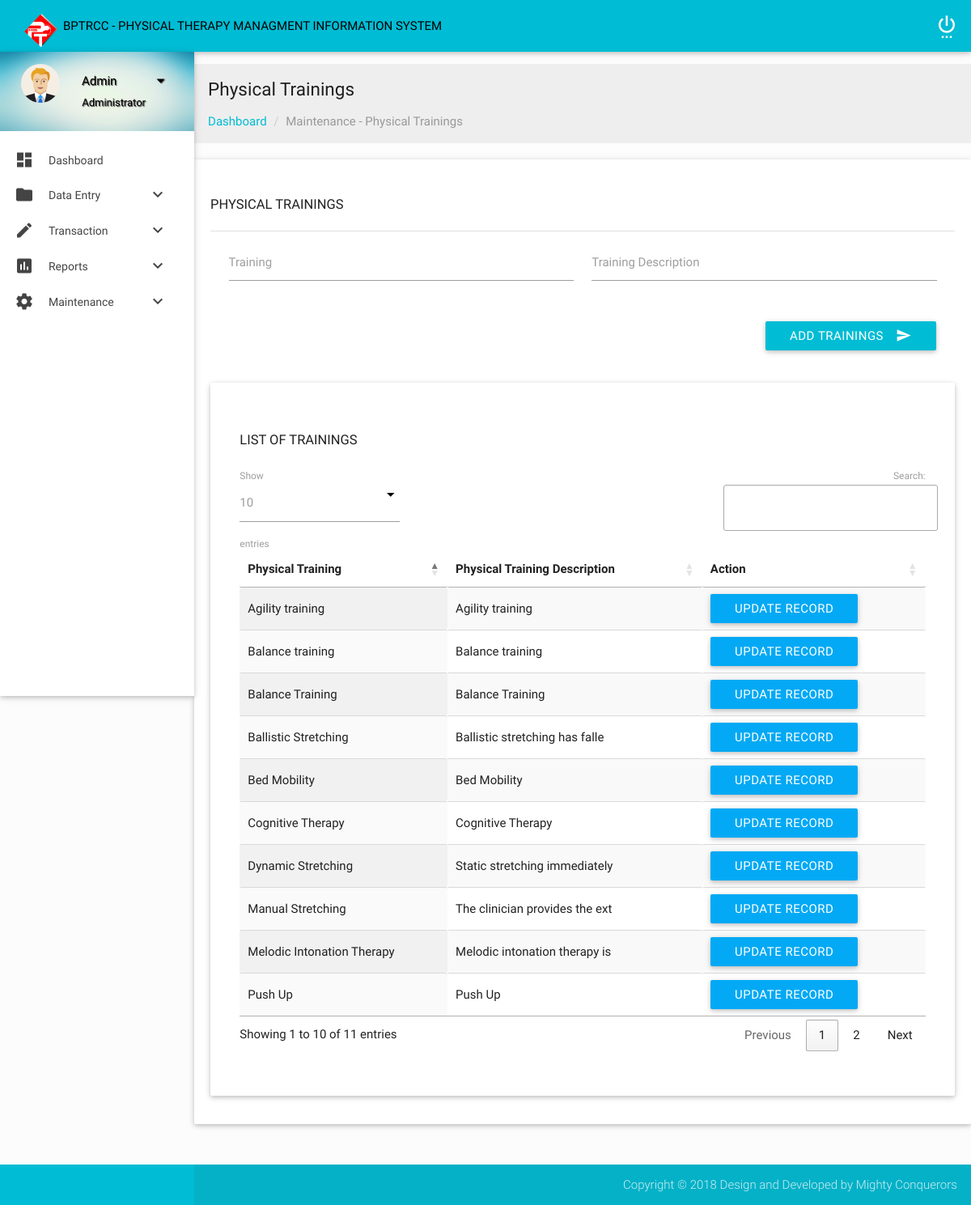
/admin/training.php, run on the app's committed database.
### tables this page shows
CREATE TABLE `training` (
  `training_ID` int(11) NOT NULL AUTO_INCREMENT,
  `training_Name` varchar(30) NOT NULL,
  `training_Desc` varchar(30) NOT NULL,
  PRIMARY KEY (`training_ID`)
);

### admin/training.php (the view, shortened to what this page needs)
<?php include("header.php"); ?>
            <section class="section">
                <div id="breadcrumbs-wrapper" class=" grey lighten-3">
                  <div class="container">
                    <div class="row">
                      <div class="col s12 m12 l12">
                        <h5 class="breadcrumbs-title">Physical Trainings</h5>
                        <ol class="breadcrumb">
                            <li><a href="index.html">Dashboard</a></li>
                            <li class="active">Maintenance - Physical Trainings</li>
                        </ol>
                      </div>
                    </div>
                  </div>
                </div>
                <?php include_once("config.php"); ?>
                 <div class="card-panel">
                    <h4 class="header2">Physical Trainings</h4>
                        <div class="divider"></div>
                        <div class="row">
                            <form class="col s12" action="trainingActionAdd.php" method="post">
                                <div class="row">
                                    <div class="input-field col s6">
                                        <input id="TrainingName" type="text" name="TrainingName" required>
                                        <label for="TrainingName">Training</label>
                                    </div>
                                    <div class="input-field col s6">
                                        <input id="TrainingDesc" type="text" name="TrainingDesc" required>
                                        <label for="TrainingDesc">Training Description</label>
                                    </div>
                                </div>
                                <div class="row">
                                        <div class="input-field col s12">
                                            <button class="btn cyan waves-effect waves-light right" type="submit" name="Submit">Add Trainings<i class="mdi-content-send right"></i></button>
                                        </div>
                                </div>
                       </form>
                </div>
                <div class="card-panel">
                    <div class="container">
                        <div class="section">
                            <div id="table-datatables">
                                <h4 class="header2">List of Trainings</h4>
                                    <div class="row">
                                        <div class="col s12 m8 l12">
                                            <table id="data-table-simple" class="responsive-table display" cellspacing="0">
                                                <thead>
                                                    <tr>
                                                        <th>Physical Training</th>
                                                        <th>Physical Training Description</th>
                                                        <th>Action</th>
                                                    </tr>
                                                </thead>
                                                <tbody>
                                                    <?php
                                                    $result = mysqli_query($mysqli, "SELECT * FROM training ORDER BY training_ID DESC");
                                                    while ($res = mysqli_fetch_array($result)) { ?>
                                                <tr>
                                                    <td><?php echo $res['training_Name']; ?></td>
                                                    <td><?php echo $res['training_Desc']; ?></td>
                                                    <td><button href="#edit<?php echo $res['training_ID']; ?>" data-toggle="modal" class="waves-effect waves-light modal-trigger light-blue btn"><span class="glyphicon glyphicon-edit"></span> Update Record</button>
                                                        <?php include("trainingButton.php"); }?>
                                                    </td>
                                                </tr>
                                                </tbody>
                                            </table>
                                        </div>
                                    </div>
                            </div>
                        </div>
                    </div>
                </div>
            </section>
        </div>
    </div>
    <footer class="page-footer">
        <div class="footer-copyright">
            <div class="container">
                <span class="right">  Copyright © 2018 Design and Developed by Mighty Conquerors</span>
            </div>
        </div>
    </footer>
</body>
</html>

### admin/css/style.css (style rules this page uses)
body { background-color: #fcfcfc; }
#main, footer { padding-left: 240px; }
.container { padding: 0 0.5rem; margin: 0 auto; max-width: 100% !important; width: 98%; }
@media only screen and (min-width: 601px) { .container { width: 98%; } }
@media only screen and (min-width: 993px) { .container { width: 98%; } }
h4.header2 { font-size: 1.1rem; font-weight: 400; text-transform: uppercase; }
.breadcrumb { padding: 0px; margin: 15px 0px; list-style: none; }
.breadcrumbs-title { font-size: 1.5rem; line-height: 1.804rem; margin: 18px 0px 0px 0px; }
.breadcrumb > li { display: inline-block; }
.breadcrumb a { color: #00bcd4; }
.breadcrumb .active { font-weight: normal; color: #999; }
.breadcrumb > li + li:before { padding: 0 5px; color: #ccc; content: "/\00a0"; }
#flotchart td, th { padding: 5px; }
footer.page-footer { padding-top: 0px; }

### data on the page
training: training_Name "Melodic Intonation Therapy", training_Desc "Melodic intonation therapy is"
training: training_Name "Cognitive Therapy", training_Desc "Cognitive Therapy"
training: training_Name "Dynamic Stretching", training_Desc "Static stretching immediately"
training: training_Name "Ballistic Stretching", training_Desc "Ballistic stretching has falle"
training: training_Name "Manual Stretching", training_Desc "The clinician provides the ext"
training: training_Name "Balance training", training_Desc "Balance training"
training: training_Name "Agility training", training_Desc "Agility training"
training: training_Name "Balance Training", training_Desc "Balance Training"
training: training_Name "Push Up", training_Desc "Push Up"
training: training_Name "Bed Mobility", training_Desc "Bed Mobility"
